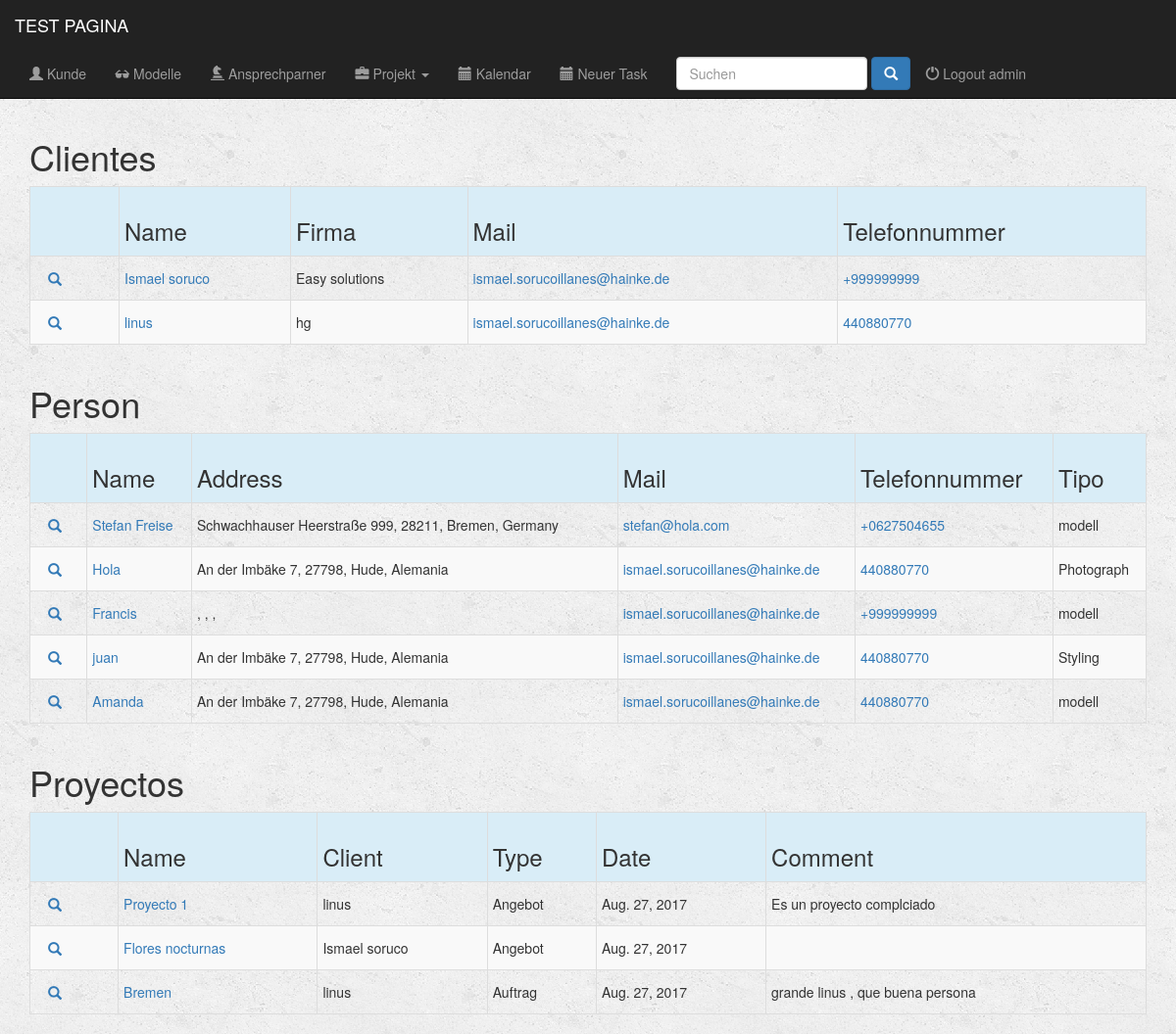
Page /apli/busca/ (signed in) on the earlier database version.
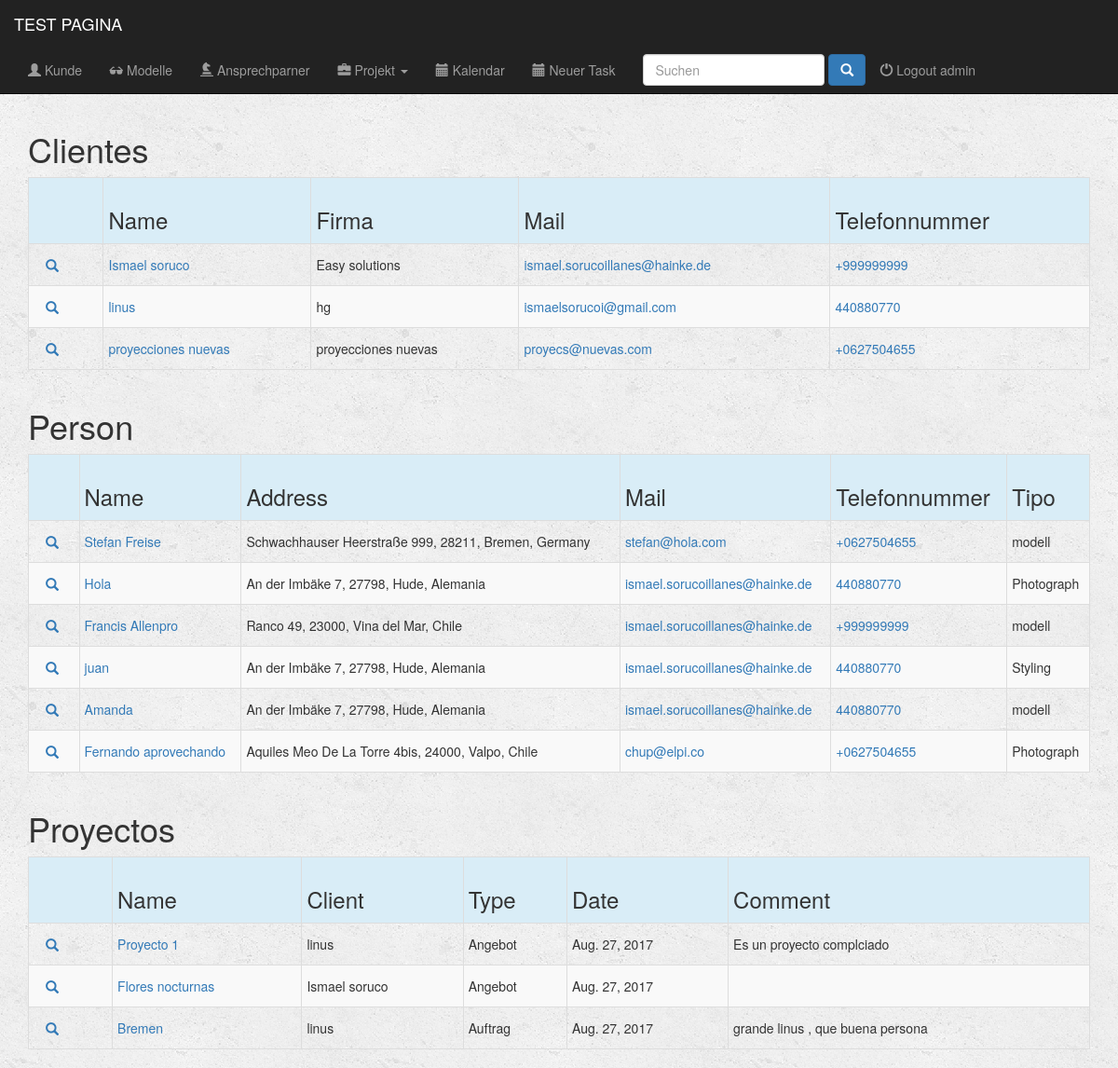
Same page on the later database version.
### apli/models.py (models this page shows, shortened)
class Client(models.Model):
    name = models.CharField(max_length=200)
    name_short = models.CharField(max_length=100, blank=True)
    company = models.CharField(max_length=200, blank=True)
    company_short = models.CharField(max_length=100, blank=True)
    country = models.CharField(max_length=50, blank=True)
    city = models.CharField(max_length=50, blank=True)
    zip_code = models.CharField(max_length=15, blank=True)
    address = models.CharField(max_length=100, blank=True)
    email = models.EmailField()
    phone_regex = RegexValidator(regex=r'^\+?1?\d{9,15}$', message="Phone number must be entered in the format: '+999999999'. Up to 15 digits allowed.")
    phone = models.CharField(validators=[phone_regex], max_length=15)
    comment = models.CharField(max_length=500, blank=True)
    class Meta:
        verbose_name = 'Client'
        verbose_name_plural = 'Clients'
    def __str__(self):
        return self.name

class Person(models.Model):
    name = models.CharField(max_length=200)
    name_short = models.CharField(max_length=100, blank=True)
    company = models.CharField(max_length=200, blank=True)
    company_short = models.CharField(max_length=100, blank=True)
    agent = models.CharField(max_length=200, blank=True)
    agent_short = models.CharField(max_length=100, blank=True)
    country = models.CharField(max_length=50, blank=True)
    city = models.CharField(max_length=50, blank=True)
    zip_code = models.CharField(max_length=15, blank=True)
    address = models.CharField(max_length=100, blank=True)
    email = models.EmailField()
    phone_regex = RegexValidator(regex=r'^\+?1?\d{9,15}$', message="Phone number must be entered in the format: '+999999999'. Up to 15 digits allowed.")
    phone = models.CharField(validators=[phone_regex], max_length=15)
    comment = models.CharField(max_length=500, blank=True)
    sedcard = models.BooleanField(default=False)
    statut = models.CharField(max_length=15, choices=(('modell', 'Modelo'), ('Photograph', 'Fotografo'), ('Make Up', 'Make Up'), ('Styling', 'Styling'), ('Rrhh', 'Recursos Humanos'), ('verschieden', 'Otro')), default='Modell')
    bank_regex = RegexValidator(regex=r'^DE\d{2}\s?([0-9a-zA-Z]{4}\s?){4}[0-9a-zA-Z]{2}$', message="Bank account must be entered in the format: 'DE12 3456 7890 1234 5678 90'. Up to 27 digits allowed.")
    bank_account = models.CharField(validators=[bank_regex], max_length=27)
    website = models.CharField(max_length=200, blank=True)
    class Meta:
        verbose_name = 'Person'
        verbose_name_plural = 'Persons'

class Project(models.Model):
    name = models.CharField(max_length=200)
    client = models.ForeignKey(Client, on_delete=models.CASCADE)
    start = models.DateField()
    finish = models.DateField()
    user = models.ForeignKey(User, on_delete=models.CASCADE)
    comment = models.CharField(max_length=500, blank=True)
    sort = models.CharField(max_length=8, choices=(('Angebot', 'angebot'), ('Auftrag', 'aufttrag'), ('Job', 'job'),), default='Angebot')
    statut = models.CharField(max_length=9, choices=(('Project', 'project'), ('Bestätigung', 'confirmed'), ('Fertig', 'realized'), ('bezhal', 'acquitted'), ('Absagen', 'canceled'),), default='Project')
    all_day = models.IntegerField(null=True, blank=True)
    half_day = models.IntegerField(null=True, blank=True)
    half_day_price_pro = models.IntegerField(null=True, blank=True)
    all_day_price_pro = models.IntegerField(null=True, blank=True)
    over_price_pro = models.IntegerField(null=True, blank=True)
    all_in_price_pro = models.IntegerField(null=True, blank=True)
    half_day_price_semipro = models.IntegerField(null=True, blank=True)
    all_day_price_semipro = models.IntegerField(null=True, blank=True)
    over_price_semipro = models.IntegerField(null=True, blank=True)
    all_in_price_semipro = models.IntegerField(null=True, blank=True)
    country = models.CharField(max_length=50, blank=True)
    city = models.CharField(max_length=50, blank=True)
    zip_code = models.CharField(max_length=15, blank=True)
    address = models.CharField(max_length=100, blank=True)
    comment_address = models.CharField(max_length=500, blank=True)
    honorary_base = models.IntegerField(null=True, blank=True)
    honorary_plus = models.IntegerField(null=True, blank=True)
    quantity_models_honorary_plus = models.IntegerField(null=True, blank=True)
    ms_price = models.IntegerField(null=True, blank=True)
    ms_hours = models.IntegerField(null=True, blank=True)
    requirement_price = models.IntegerField(null=True, blank=True)
    requirement_hours = models.IntegerField(null=True, blank=True)
    requisiten_price_for_each_model = models.IntegerField(null=True, blank=True)
    other_title = models.CharField(max_length=50, blank=True)
    other_description = models.CharField(max_length=200, blank=True)
    other_price = models.IntegerField(null=True, blank=True)
    other_hours = models.IntegerField(null=True, blank=True)
    photo_price = models.IntegerField(null=True, blank=True)
    photo_hours = models.IntegerField(null=True, blank=True)
    total_price = models.IntegerField(null=True, blank=True)
    tax = models.IntegerField(default=19)

### apli/views.py (the view)
@login_required(login_url='/register/login/')
def busca(request):
    query = request.GET.get("q")
    querysetClients = Client.objects.all()
    if query:
        querysetClients = querysetClients.filter(
            Q(name__icontains=query)
        ).distinct()
    querysetPersons = Person.objects.all()
    if query:
        querysetPersons = querysetPersons.filter(
            Q(name__icontains=query)|
            Q(email__icontains=query)
        ).distinct()
    querysetProjects = Project.objects.all()
    if query:
        querysetProjects = querysetProjects.filter(
            Q(name__icontains=query)
        ).distinct()
    return render(request, 'apli/busca/busca.html', {"busca_clients": querysetClients, "busca_persons": querysetPersons, "busca_projects": querysetProjects})

### apli/templates/apli/busca/busca.html (shortened to what this page needs)
{% extends 'apli/base.html' %}
{% block body %}
    <div class="container">
        {% if busca_clients %}
            <p><h1>Clientes</h1></p>
            <div class="table-responsive">
                <table class="table table-striped table-hover table-condensed table-bordered">
                    <tr class="active info">
                        <th></th>
                        <th><h3 class="form-control-static">Name</h3></th>
                        <th><h3 class="form-control-static">Firma</h3></th>
                        <th><h3 class="form-control-static">Mail</h3></th>
                        <th><h3 class="form-control-static">Telefonnummer</h3></th>
                    </tr>
                    {% for client in busca_clients %}
                        <tr>
                            <td>
                                <div class=" btn-group-xs">
                                    <div class="">
                                        <a href="{% url 'detail_client' client.id %}" class="btn btn-link btn-link glyphicon glyphicon-search"></a>
                                    </div>
                                </div>
                            </td>
                            <td><a href="{% url 'detail_client' client.id %}" ><p class="form-control-static">{{client.name}}</p></a></td>
                            <td><a href=""></a><p class="form-control-static">{{client.company}}</p></a></td>
                            <td><a href="mailto:{{ client.email }}"><p class="form-control-static">{{client.email}}</p></a></td>
                            <td><a href="tel:{{ client.phone }}"><p class="form-control-static">{{client.phone}}</p></a></td>
                        </tr>
                    {% endfor %}
                </table>
            </div>
        {% endif %}
    </div>
    <div class="container">
        {% if busca_persons %}
            <p><h1>Person</h1></p>
            <div class="table-responsive">
                <table class="table table-striped table-hover table-condensed table-bordered">
                    <tr class="active info">
                        <th></th>
                        <th><h3 class="form-control-static">Name</h3></th>
                        <th><h3 class="form-control-static">Address</h3></th>
                        <th><h3 class="form-control-static">Mail</h3></th>
                        <th><h3 class="form-control-static">Telefonnummer</h3></th>
                        <th><h3 class="form-control-static">Tipo</h3></th>
                    </tr>
                    {% for persona in busca_persons %}
                        <tr>
                            <td>
                                <div class=" btn-group-xs">
                                    <div class="">
                                        <a href="{% url 'detail_model' persona.id %}" class="btn btn-link btn-link glyphicon glyphicon-search"></a>
                                    </div>
                                </div>
                            </td>
                            <td><a href="{% url 'detail_model' persona.id %}" ><p class="form-control-static">{{persona.name}}</p></a></td>
                            <td><a href=""></a><p class="form-control-static">{{persona.address }}, {{persona.zip_code }}, {{persona.city }}, {{persona.country }}</p></a></td>
                            <td><a href="mailto:{{ persona.email }}"><p class="form-control-static">{{persona.email}}</p></a></td>
                            <td><a href="tel:{{ persona.telephone }}"><p class="form-control-static">{{persona.phone}}</p></a></td>
                            <td><a href=""></a><p class="form-control-static">{{persona.statut}}</p></a></td>
                        </tr>
                    {% endfor %}
                </table>
            </div>
        {% endif %}
    </div>
    <div class="container">
        {% if busca_projects %}
            <p><h1>Proyectos</h1></p>
            <div class="table-responsive">
                <table class="table table-striped table-hover table-condensed table-bordered">
                    <tr class="active info">
                        <th></th>
                        <th><h3 class="form-control-static">Name</h3></th>
                        <th><h3 class="form-control-static">Client</h3></th>
                        <th><h3 class="form-control-static">Type</h3></th>
                        <th><h3 class="form-control-static">Date</h3></th>
                        <th><h3 class="form-control-static">Comment</h3></th>
                    </tr>
                    {% for proyecto in busca_projects %}
                        <tr>
                            <td>
                                <div class=" btn-group-xs">
                                    <div class="">
                                        <a href="{% url 'detail_project' proyecto.id %}" class="btn btn-link btn-link glyphicon glyphicon-search"></a>
                                    </div>
                                </div>
                            </td>
                            <td><a href="{% url 'detail_project' proyecto.id %}" ><p class="form-control-static">{{proyecto.name}}</p></a></td>
                            <td><a href=""></a><p class="form-control-static">{{proyecto.client}}</p></a></td>
                            <td><a href=""></a><p class="form-control-static">{{proyecto.sort}}</p></a></td>
                            <td><a href=""></a><p class="form-control-static">{{proyecto.start}}</p></a></td>
                            <td><a href=""></a><p class="form-control-static">{{proyecto.comment}}</p></a></td>
                        </tr>
                    {% endfor %}
                </table>
            </div>
        {% endif %}
    </div>
{% endblock %}

### apli/templates/apli/base.html (shortened to what this page needs)
{% load fullcalendar_tags %}
{% load static from staticfiles %}
<!DOCTYPE html>
<html lang="en">
    <head>
        {% fullcalendar_css %}
        {% fullcalendar_print_css %}
        <link rel="stylesheet" href="https://maxcdn.bootstrapcdn.com/bootstrap/3.3.6/css/bootstrap.min.css">
        <link rel="stylesheet" type="text/css" href="{% static 'apli/style.css' %}"/>
    </head>
    <body>
        <div class="container-fluid">
            <header>
                <div="row">
                    <nav class="navbar navbar-inverse navbar-fixed-top" role="navigation">
                        <div class="container-fluid">
                            <div class="navbar-header">
                                <a href="{% url 'dashboard' %}" class="navbar-brand">TEST PAGINA</a>
                            </div>
                            <div class="collapse navbar-collapse" id="topNavBar">
                                <ul class="nav navbar-nav">
                                    <li role="presentation" class="{% block clients_active %}{% endblock %}"><a href="{% url 'index_client' %}"><span class="glyphicon glyphicon-user" aria-hidden="true"></span> Kunde</a></li>
                                    <li role="presentation" class="{% block models_active %}{% endblock %}"><a href="{% url 'index_model' %}"><span class="glyphicon glyphicon-sunglasses" aria-hidden="true"></span> Modelle</a></li>
                                    <li role="presentation" class="{% block personas_active %}{% endblock %}"><a href="{% url 'index_person' %}"><span class="glyphicon glyphicon-knight" aria-hidden="true"></span> Ansprechparner</a></li>
                                    <li class="dropdown">
                                        <a href="#" class="dropdown-toggle {% block cotizaciones_active %}{% endblock %}" data-toggle="dropdown" role="button" aria-expanded="false">
                                            <span class="glyphicon glyphicon-briefcase" aria-hidden="true" class="{% block projects_active %}{% endblock %}"></span>
                                            Projekt
                                            <span class="caret"></span>
                                        </a>
                                    </li>
                                    <li role="presentation" class="{% block calendario_active %}{% endblock %}"><a href="{% url 'calendar_by_user' %}"><span class="glyphicon glyphicon-calendar" aria-hidden="true"></span> Kalendar</a></li>
                                    <li role="presentation" class="{% block task_active %}{% endblock %}}"><a href="{% url 'index_task' %}"><span class="glyphicon glyphicon-calendar" aria-hidden="true"></span> Neuer Task</a></li>
                                    <li role="presentation" >
                                        <form  method="GET" action="{% url 'busca' %}" class="navbar-form navbar-right" role="search" >
                                            <input type="text" placeholder="Suchen" class="form-control" name="q" value="{{ request.GET.q }}">
                                            <button type="submit" class="btn btn-primary ">
                                                <span class="glyphicon glyphicon-search"></span>
                                            </button>
                                        </form>
                                     </li>
                                    <div class= "nav navbar-nav" >
                                        {% if request.user.is_authenticated %}
                                            <li role="presentation" class="pull-right"><a href="{% url 'logout' %}" > <span class="glyphicon glyphicon-off" aria-hidden="true"></span> Logout {{ user }} </a></li>
                                        {% endif %}
                                    </div>
                                </ul>
                            </div>
                        </div>
                    </nav>
                </div>
        {% block body %}
        {% endblock %}
    </body>
</html>

Differences in the rows shown:
changed Client "linus": email "ismael.sorucoillanes@hainke.de" → "ismaelsorucoi@gmail.com"
added Client: name "proyecciones nuevas", company "proyecciones nuevas", email "proyecs@nuevas.com", phone "+0627504655"
changed Person: name "Francis" → "Francis Allenpro"; address (not shown) → "Ranco 49"; zip_code (not shown) → "23000"; city (not shown) → "Vina del Mar"; country (not shown) → "Chile"
added Person: name "Fernando aprovechando", address "Aquiles Meo De La Torre 4bis", zip_code "24000", city "Valpo", country "Chile", email "chup@elpi.co", phone "+0627504655", statut "Photograph"
